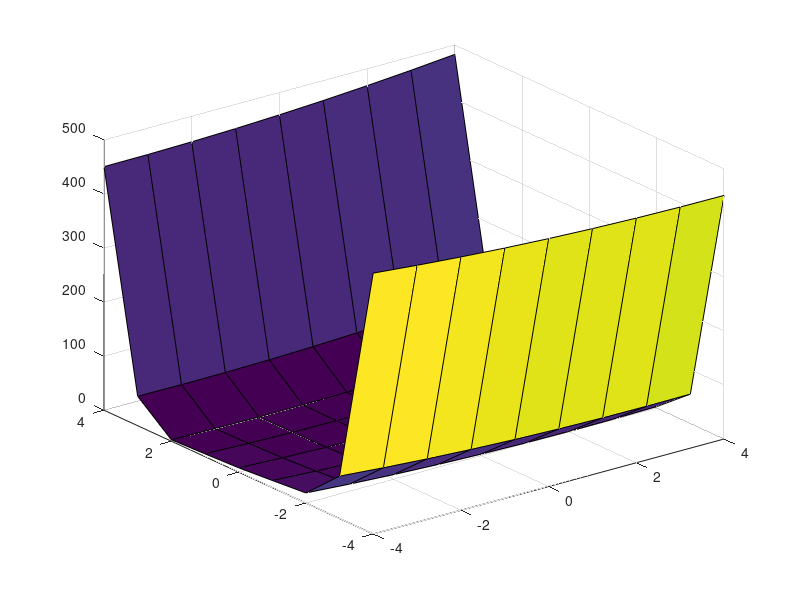

MATLAB code to generate this figure:
x=(-4:1:4);
y=(-4:1:4);
z=zeros(9);
for i=1:9
    for j=1:9
        xx=i-5
        xy=j-5
        z(i,j)=2*xx^2-xx^4+xx^6/6+xx*xy+xy^2/2
    end
end
surf(x,y,z)
hold on